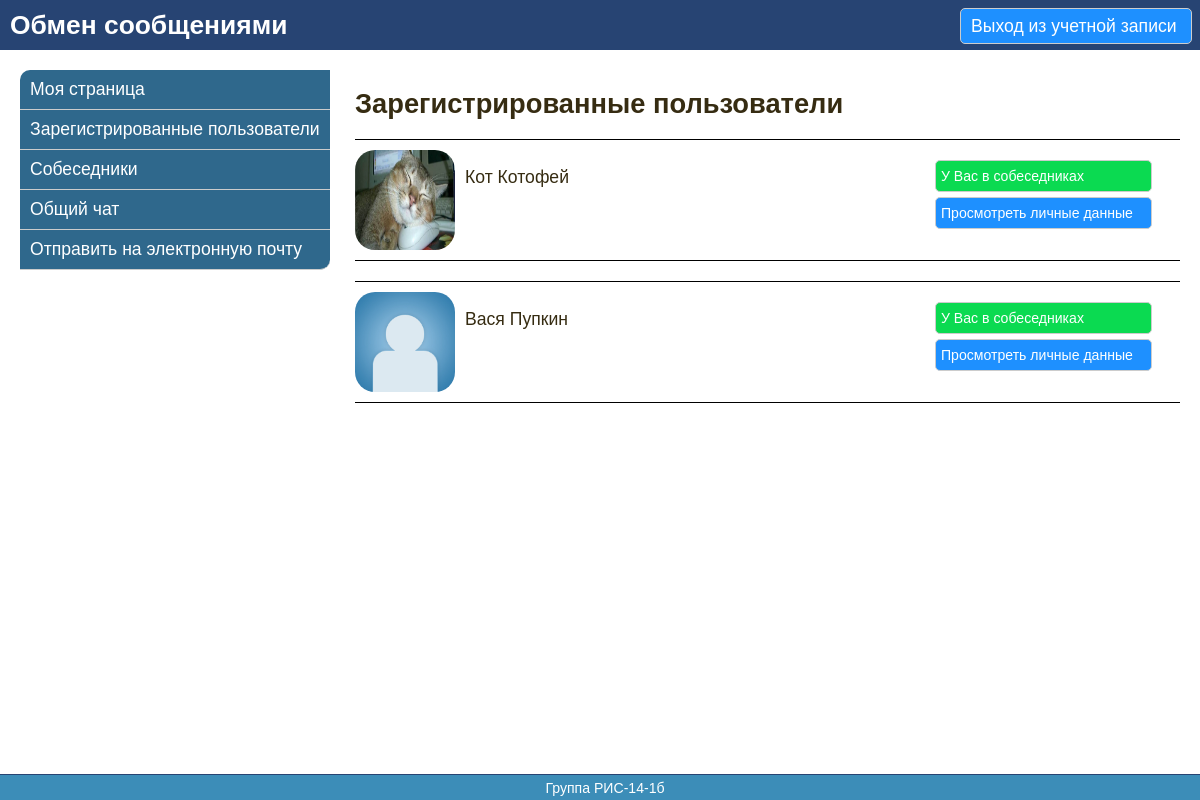
Page /registerUsers/36 (signed in) on the committed database.
### tables this page shows
CREATE TABLE IF NOT EXISTS `user` (
  `id` int(11) NOT NULL AUTO_INCREMENT,
  `name` varchar(100) NOT NULL,
  `surname` varchar(100) NOT NULL,
  `login` varchar(100) NOT NULL,
  `password` varchar(100) NOT NULL,
  `e_mail` varchar(100) NOT NULL,
  `url_avatar` varchar(100) NOT NULL,
  `day_birthday` int(11) NOT NULL,
  `month_birthday` varchar(20) NOT NULL,
  `year_birthday` int(11) NOT NULL,
  `country` varchar(100) NOT NULL,
  `city` varchar(100) NOT NULL,
  `about_me` text NOT NULL,
  `show_personal_data` int(11) NOT NULL,
  `date_registration` datetime NOT NULL,
  PRIMARY KEY (`id`)
);

### index.php (called while the page is built, shortened)
<?php
require_once(ROOT . '\components\Router.php');
$router = new Router();
$router->run();

### models/RegisterUsersModel.php (called while the page is built, shortened)
<?php
class RegisterUsersModel {
    public static function getListRegisterUsers($id) {
        $db = Db::getConnection();
        $sql = 'SELECT * FROM user '
                . 'WHERE id <> :id AND id <> 1 ';
        $result = $db->prepare($sql);
        $result->bindParam(':id', $id);
        $result->execute();
        return $result->fetchAll();
    }
}

### models/InterlocutorModel.php (called while the page is built, shortened)
<?php
class InterlocutorModel {
    public static function getIdInterlocutorInAssoc($id) {
        $db = Db::getConnection();
        $idInterlocutorMasAssoc = array();
        $sql = 'SELECT * FROM interlocutor '
                . 'WHERE id_user = :id_user';
        $result = $db->prepare($sql);
        $result->bindParam(':id_user', $id);
        $result->execute();
        while ($row = $result->fetch()) {
            $query_interlocutor = 'SELECT * FROM user WHERE id = ' . $row['id_interlocutor'];
            $result_interlocutor = $db->query($query_interlocutor);
            $idInterlocutorMasAssoc[strval($row['id_interlocutor'])] = $result_interlocutor->fetch();
        }
        return $idInterlocutorMasAssoc;
    }
}

### views/registerUsers/listRegisterUsers.php (the view, shortened to what this page needs)
<?php
    require_once(ROOT . '/views/layouts/header.php');
    require_once(ROOT . '/views/layouts/left_menu.php');
?>
    <div id="main">
        <h1>Зарегистрированные пользователи</h1>
        <?php foreach ($registerUsersMas as $registerUser): ?>
            <div class="conteiner_user">
                <?php
                    if (is_file($registerUser['url_avatar']) && filesize($registerUser['url_avatar']) > 0) {
                        echo '<img src="../../' . $registerUser['url_avatar'] . '" width="100" height="100" alt="Фотография пользователя" />';
                    }
                    else {
                        echo '<img src="/template/img/defaultUserAvatar.png" width="100" height="100" alt="Отсутствует фотография пользователя" />';
                    }
                ?>
                <div class="conteiner_btn">
                    <?php if (array_key_exists(strval($registerUser['id']), $idInterlocutorMasAssoc)): ?>
                        <a href="<?php echo '/interlocutor/' . $_SESSION['user_id']; ?>" class="in_interlocutors">У Вас в собеседниках</a>
                    <?php else: ?>
                        <a class="add_interlocutor" id="<?php echo $registerUser['id']; ?>">Добавить в собеседники</a>
                    <?php endif; ?>
                    <a href="/registerUsers/showRegisterUser/<?php echo $registerUser['id']; ?>">Просмотреть личные данные</a>
                </div>
                <div>
                    <p><?php echo $registerUser['name'] . ' ' . $registerUser['surname']; ?></p>
                </div>
            </div>
        <?php endforeach; ?>
    </div>
<?php
    require_once(ROOT . '/views/layouts/footer.php');
?>

### components/Router.php (shortened to what this page needs)
<?php
class Router {
    private $routes;
    public function __construct() {
        $routesPath = ROOT . '/config/routes.php';
        $this->routes = include($routesPath);
    }
    private function getURI() {
        if (!empty($_SERVER['REQUEST_URI'])) {
            return trim($_SERVER['REQUEST_URI'], '/');
        }
    }
    public function run() {
        $uri = $this->getURI();
        foreach ($this->routes as $uriPattern => $path) {
            if (preg_match("~$uriPattern~", $uri)) {
                $internalRoute = preg_replace("~$uriPattern~", $path, $uri);
                $segments = explode('/', $internalRoute);
                $controllerName = array_shift($segments) . 'Controller';
                $actionName = ucfirst(array_shift($segments));
                $actionName = 'action' .  $actionName;
                $parameters = $segments;
                $controllerObject = new $controllerName;
                $result = call_user_func_array(array($controllerObject, $actionName), $parameters);
                if ($result != NULL) {
                    break;
                }
            }
        }
    }
}

### template/css/style.css (style rules this page uses)
body { margin: 0; padding: 0; font-family: Geneva, Arial, Helvetica, sans-serif; font-size: 1.1em; color: #362c12; min-width: 800px; }
h1 { font-size: 1.55em; }
#main { position: relative; margin: 0 0 0 335px; padding: 20px 20px 50px 20px; text-align: justify; }
.conteiner_user { border-top: 1px solid #000; border-bottom: 1px solid #000; padding-top: 10px; padding-bottom: 10px; height: 100px; margin-bottom: 20px; }
.conteiner_user img { float: left; margin-right: 10px; border-radius: 20px; }
.conteiner_btn { float: right; margin: 10px 30px 0 0; width: 215px; }
.conteiner_btn a { display: block; width: 205px; padding: 7px 5px; background: #1E90FF; color: #FFF; text-decoration: none; border: 1px solid #CCC; border-radius: 5px; color: #FFF; font-size: 0.8em; margin-bottom: 5px; }
.conteiner_btn .in_interlocutors { background: #0BDA51; }

### rows in the picture
user: url_avatar (picture), name "Кот", surname "Котофей"
user: name "Вася", surname "Пупкин"
